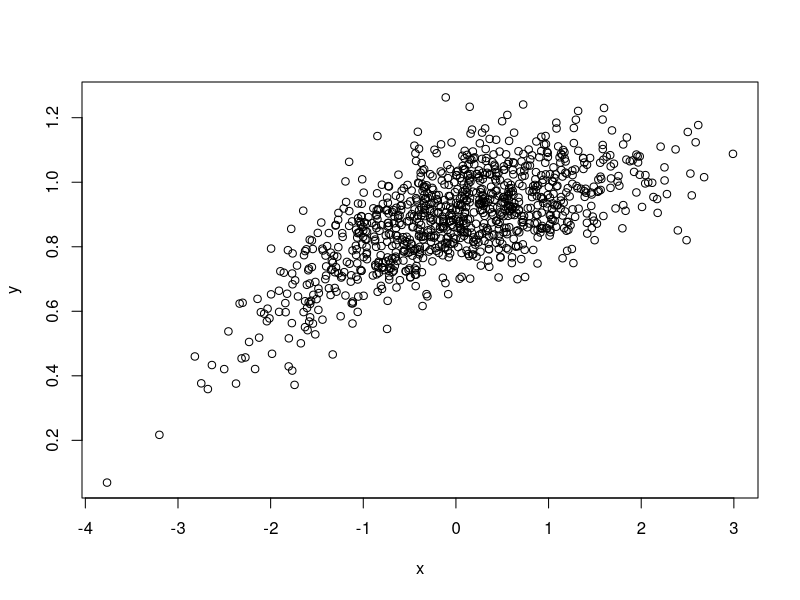

The R source for this figure: (Note: this script raises an error after producing the figure.)
N = 1000
set.seed(123456)
x = sort(rnorm(N,mean = 0))
bf.s = splines::bs(x,knots = 3)
bf.b = matrix(c(1,1,1,0),ncol = 1)
mu = bf.s %*% bf.b
y = rnorm(N, mu , sd = .1)
par(mfrow = c(1,1))
plot(x,y)

quap.spline.model = 
  alist(
    y ~ dnorm(mu,sigma),
    mu <- bf.s %*% b ,
    b ~ dnorm(0,b.sd),
    sigma ~ dnorm(.5,.01)
  )

for (my.seed in 1:50) {
  png(paste0("F", my.seed, ".png"), width = 15, height = 10,
      res = 300, units = "cm")
  set.seed(my.seed)
  idx = sample(length(x),25)
  # plot(x,y, col = adjustcolor("black", alpha = .1))
  # points(x[idx],y[idx], pch = 16)
  # lines(x,mu, col = "red")
  
  B.m = bs(x, knots = quantile(x,probs = seq(0,1, .2))) 
  par(mfrow = c(3,4), mar = c(3,3,.5,.5))
  for (b.sd in exp(seq(log(1),log(100) , length.out = 12))) {
    plot(x[idx],y[idx], pch = 16, col = adjustcolor("black", alpha = .25), cex = .5)
    lines(x,mu, col = "red")
    q.fit = 
      quap(quap.spline.model,
           data = list(bf.s = B.m[idx,], y = y[idx]),
           start=list( b=rep( 0 , ncol(B.m) ) ))
    
    p = extract.samples(q.fit)
    yhat = rowMeans(B.m %*% t(p$b))
    lines(x,yhat,col = "blue")
    
  }
  dev.off()
}



#points(x[idx],colMeans(link(q.fit,n = 1e4)),col = "blue")
